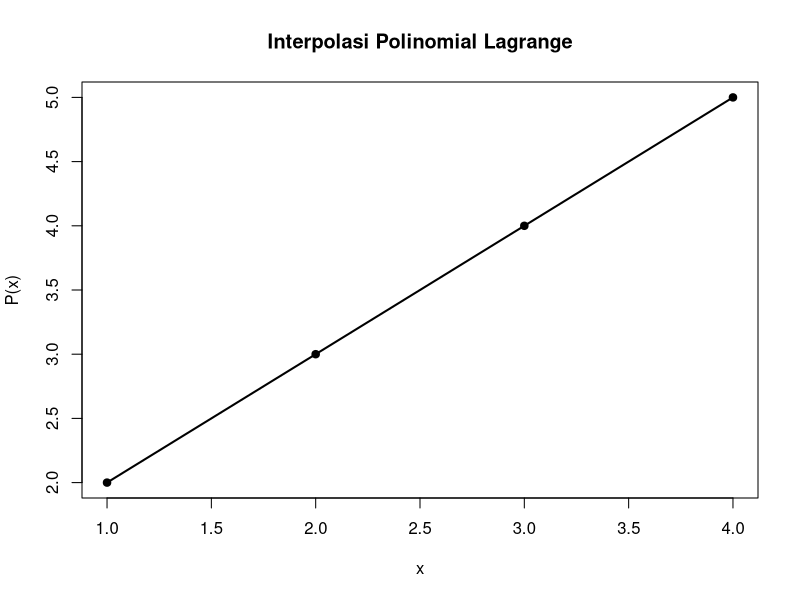

The R source for this figure:
lagrange <- function(x_data, y_data, x) {
  
  n <- length(x_data)
  result <- 0
  
  for (i in 1:n) {
    
    L <- 1
    
    for (j in 1:n) {
      
      if (j != i) {
        L <- L *
          (x - x_data[j]) /
          (x_data[i] - x_data[j])
      }
    }
    
    result <- result + y_data[i] * L
  }
  
  return(result)
}

x_data <- c(1, 2, 4)
y_data <- c(2, 3, 5)

x_grid <- seq(
  min(x_data),
  max(x_data),
  length.out = 300
)

y_grid <- sapply(
  x_grid,
  function(x) lagrange(x_data, y_data, x)
)

plot(
  x_grid,
  y_grid,
  type = "l",
  lwd = 2,
  xlab = "x",
  ylab = "P(x)",
  main = "Interpolasi Polinomial Lagrange"
)

points(
  x_data,
  y_data,
  pch = 19
)

points(
  3,
  lagrange(x_data, y_data, 3),
  pch = 19
)
